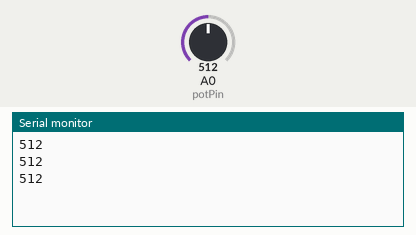
This sketch was run on a simulated Arduino Uno, built with avr-gcc and run on an emulated ATmega328P. Shown: the last lines printed to the serial monitor. The test bench sets the inputs (shaded band); at power-on: A0 (potPin) = 512.

Above: at 1.3 s.
1.4 s: A0 (potPin) set to 716
At 1.9 s:
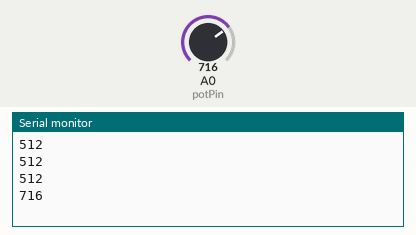
2.9 s: A0 (potPin) set to 900
At 3.4 s:
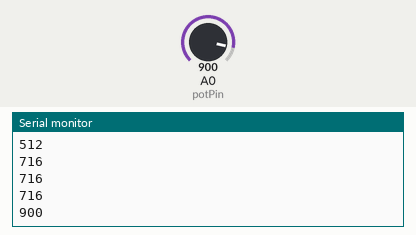
Timing chart, 0 to 5.9 s (numbered marks = the images above; inputs shaded):
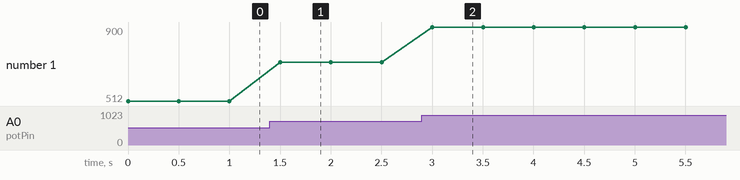

The sketch:

diy9_1.ino
```cpp
// 動手做8-1：從序列埠讀取「類比輸入」值

const byte potPin = A0;
int val; // 接收類比輸入值的變數，類型為整數
void setup()
{
  Serial.begin(9600); // 以 9600bps 速率初始化序列埠
}
void loop()
{
  val = analogRead(potPin);
  Serial.println(val);
  delay(500);
}
```

Measured:
- after the input at 1.4 s, the serial monitor: prints a new line after 0.10 s (image 1)
- after the input at 2.9 s, the serial monitor: prints a new line after 0.10 s (image 2)
- plotted number 1: 512 → 716 after the input at 1.4 s, 716 → 900 after the input at 2.9 s
